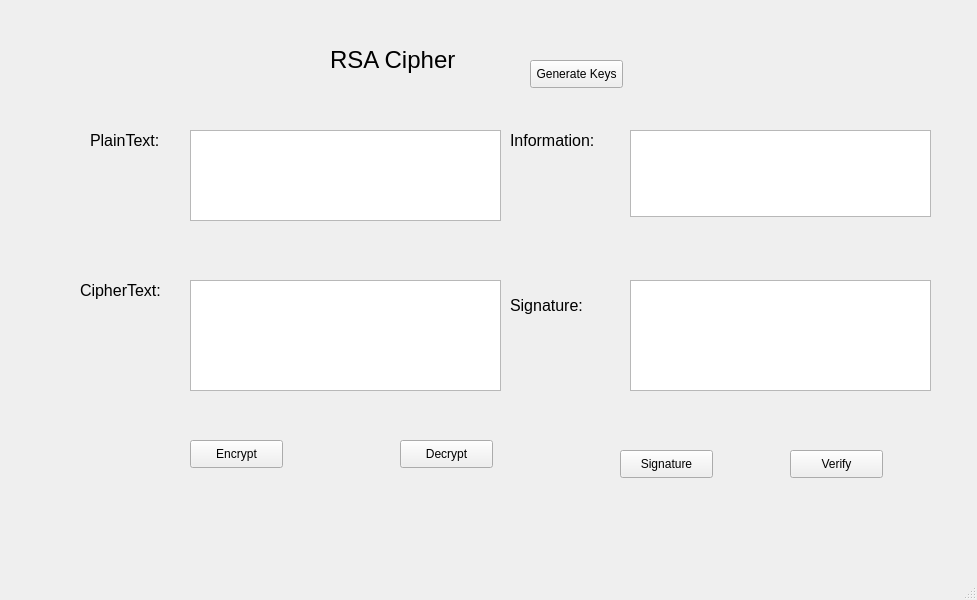
<?xml version="1.0" encoding="UTF-8"?>
<ui version="4.0">
 <class>MainWindow</class>
 <widget class="QMainWindow" name="MainWindow">
  <property name="geometry">
   <rect>
    <x>0</x>
    <y>0</y>
    <width>977</width>
    <height>600</height>
   </rect>
  </property>
  <property name="windowTitle">
   <string>MainWindow</string>
  </property>
  <widget class="QWidget" name="centralwidget">
   <widget class="QLabel" name="label">
    <property name="geometry">
     <rect>
      <x>330</x>
      <y>40</y>
      <width>151</width>
      <height>41</height>
     </rect>
    </property>
    <property name="text">
     <string>&lt;html&gt;&lt;head/&gt;&lt;body&gt;&lt;p&gt;&lt;span style=&quot; font-size:18pt;&quot;&gt;RSA Cipher&lt;/span&gt;&lt;/p&gt;&lt;/body&gt;&lt;/html&gt;</string>
    </property>
   </widget>
   <widget class="QLabel" name="label_2">
    <property name="geometry">
     <rect>
      <x>90</x>
      <y>130</y>
      <width>91</width>
      <height>21</height>
     </rect>
    </property>
    <property name="text">
     <string>&lt;html&gt;&lt;head/&gt;&lt;body&gt;&lt;p&gt;&lt;span style=&quot; font-size:12pt;&quot;&gt;PlainText:&lt;/span&gt;&lt;/p&gt;&lt;/body&gt;&lt;/html&gt;</string>
    </property>
   </widget>
   <widget class="QLabel" name="label_3">
    <property name="geometry">
     <rect>
      <x>80</x>
      <y>280</y>
      <width>101</width>
      <height>21</height>
     </rect>
    </property>
    <property name="text">
     <string>&lt;html&gt;&lt;head/&gt;&lt;body&gt;&lt;p&gt;&lt;span style=&quot; font-size:12pt;&quot;&gt;CipherText:&lt;/span&gt;&lt;/p&gt;&lt;/body&gt;&lt;/html&gt;</string>
    </property>
   </widget>
   <widget class="QLabel" name="label_4">
    <property name="geometry">
     <rect>
      <x>510</x>
      <y>130</y>
      <width>111</width>
      <height>21</height>
     </rect>
    </property>
    <property name="text">
     <string>&lt;html&gt;&lt;head/&gt;&lt;body&gt;&lt;p&gt;&lt;span style=&quot; font-size:12pt;&quot;&gt;Information:&lt;/span&gt;&lt;/p&gt;&lt;/body&gt;&lt;/html&gt;</string>
    </property>
   </widget>
   <widget class="QLabel" name="label_5">
    <property name="geometry">
     <rect>
      <x>510</x>
      <y>290</y>
      <width>101</width>
      <height>31</height>
     </rect>
    </property>
    <property name="text">
     <string>&lt;html&gt;&lt;head/&gt;&lt;body&gt;&lt;p&gt;&lt;span style=&quot; font-size:12pt;&quot;&gt;Signature:&lt;/span&gt;&lt;/p&gt;&lt;/body&gt;&lt;/html&gt;</string>
    </property>
   </widget>
   <widget class="QTextEdit" name="txt_plain_text">
    <property name="geometry">
     <rect>
      <x>190</x>
      <y>130</y>
      <width>311</width>
      <height>91</height>
     </rect>
    </property>
   </widget>
   <widget class="QTextEdit" name="txt_cipher_text">
    <property name="geometry">
     <rect>
      <x>190</x>
      <y>280</y>
      <width>311</width>
      <height>111</height>
     </rect>
    </property>
   </widget>
   <widget class="QTextEdit" name="txt_info">
    <property name="geometry">
     <rect>
      <x>630</x>
      <y>130</y>
      <width>301</width>
      <height>87</height>
     </rect>
    </property>
   </widget>
   <widget class="QTextEdit" name="txt_sign">
    <property name="geometry">
     <rect>
      <x>630</x>
      <y>280</y>
      <width>301</width>
      <height>111</height>
     </rect>
    </property>
   </widget>
   <widget class="QPushButton" name="btn_encrypt">
    <property name="geometry">
     <rect>
      <x>190</x>
      <y>440</y>
      <width>93</width>
      <height>28</height>
     </rect>
    </property>
    <property name="text">
     <string>Encrypt</string>
    </property>
   </widget>
   <widget class="QPushButton" name="btn_decrypt">
    <property name="geometry">
     <rect>
      <x>400</x>
      <y>440</y>
      <width>93</width>
      <height>28</height>
     </rect>
    </property>
    <property name="text">
     <string>Decrypt</string>
    </property>
   </widget>
   <widget class="QPushButton" name="btn_sign">
    <property name="geometry">
     <rect>
      <x>620</x>
      <y>450</y>
      <width>93</width>
      <height>28</height>
     </rect>
    </property>
    <property name="text">
     <string>Signature</string>
    </property>
   </widget>
   <widget class="QPushButton" name="btn_verify">
    <property name="geometry">
     <rect>
      <x>790</x>
      <y>450</y>
      <width>93</width>
      <height>28</height>
     </rect>
    </property>
    <property name="text">
     <string>Verify</string>
    </property>
   </widget>
   <widget class="QPushButton" name="btn_gen_keys">
    <property name="geometry">
     <rect>
      <x>530</x>
      <y>60</y>
      <width>93</width>
      <height>28</height>
     </rect>
    </property>
    <property name="text">
     <string>Generate Keys</string>
    </property>
   </widget>
  </widget>
  <widget class="QMenuBar" name="menubar">
   <property name="geometry">
    <rect>
     <x>0</x>
     <y>0</y>
     <width>977</width>
     <height>26</height>
    </rect>
   </property>
  </widget>
  <widget class="QStatusBar" name="statusbar"/>
 </widget>
 <resources/>
 <connections/>
</ui>
